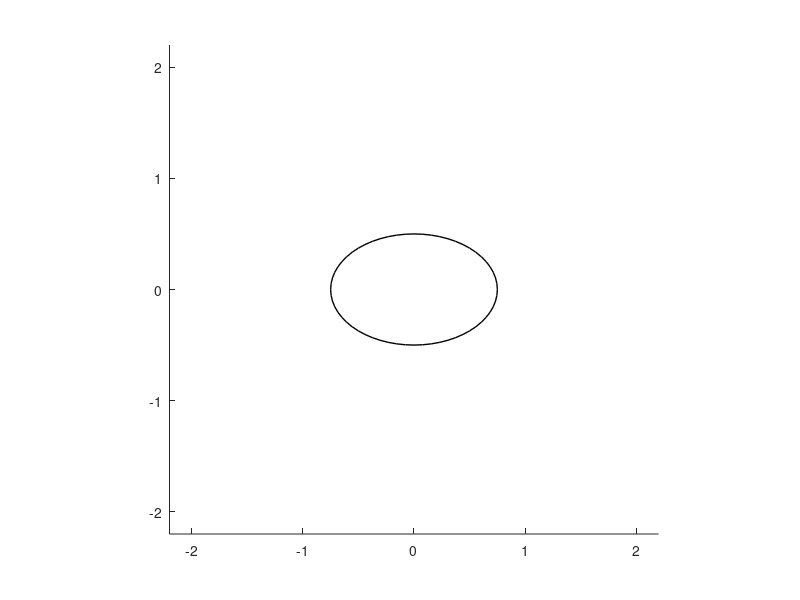
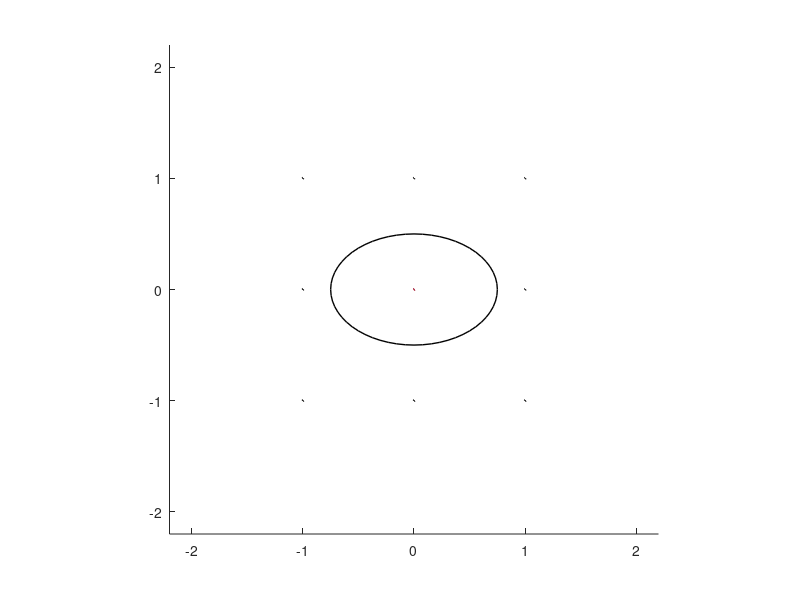
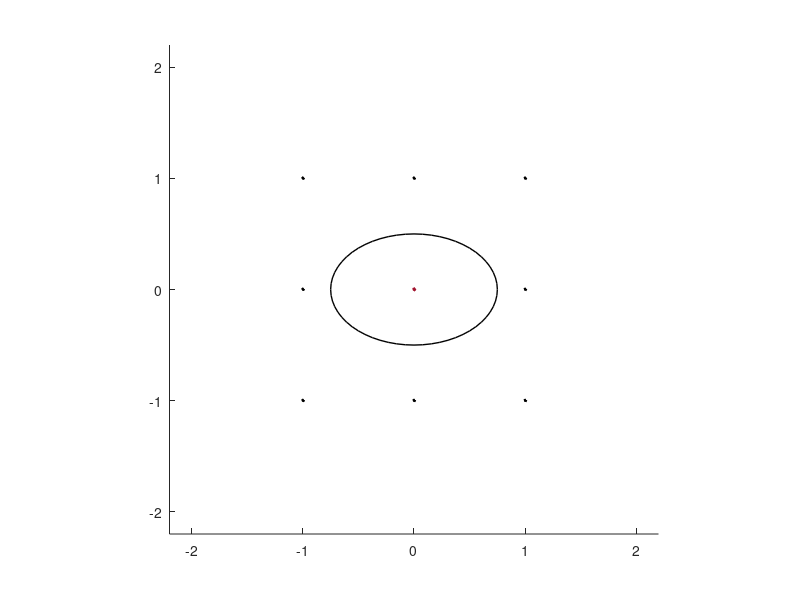
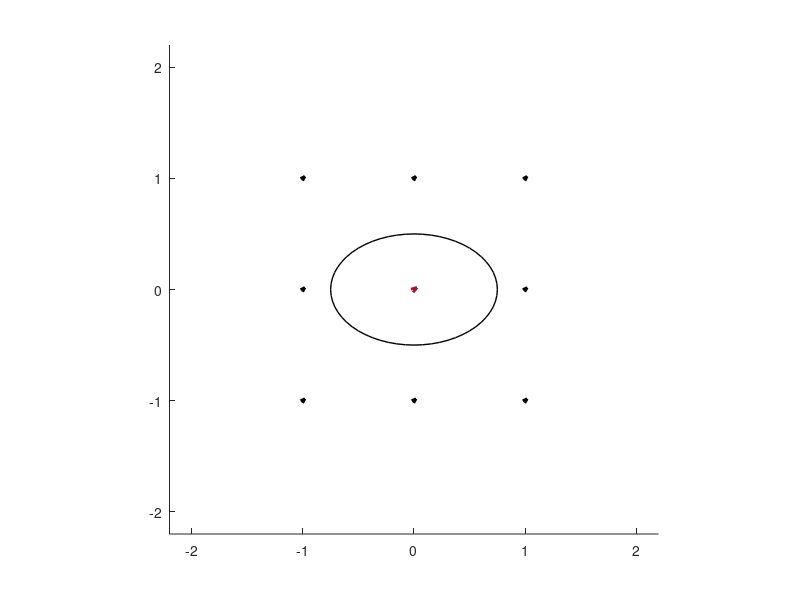

Source code (MATLAB) for these figures, in order:
function eltrafg()
%An arrow spinning, then show approximation as boxcar in eltrafg2

fg = figure('Name', 'Elro Visualization', 'Color', [1 1 1]);
ax = axes(fg);

%Number of field arrows on each side
nf = 1;
[x,y] = meshgrid(-nf:nf, -nf:nf);
z = ones(nf*2+1);
z(nf+1,nf+1) = 0;
uu = zeros(nf*2+1);
vv = zeros(nf*2+1);
xlim(ax, 1.1 * (nf+1) * [-1 1]);
ylim(ax, 1.1 * (nf+1) * [-1 1]);
axis(ax, 'square');
hold(ax, 'on');

dt = 0.01; %Time sampling rate; arrows spin at 1Hz

tlag = 0; %Time lag of induced dipole

ar = []; %Field lines
ar2 = []; %Induced dipole

%Rectangle with width 1.5, height 1
xlen = 1.5;
ylen = 1;
rectangle('Position', [-xlen -ylen xlen*2 ylen*2]/2, 'Curvature', [1 1], 'EdgeColor', [0 0 0], 'LineWidth', 1)
% rectangle('Position', [-1 -1 2 2]*.5, 'Curvature', 1, 'EdgeColor', [0 0 0], 'LineWidth', 1)

for i = 0:dt:1
    %Delete previous quiver [could update XUVData instead, but eh]
    delete(ar);
    delete(ar2);
    
    %Calculate new field position
    u = sin(2*pi*i)/2;
    v = cos(2*pi*i)/2;
    
    %for electro trapping, modulate amp by abs sin x
    trapdir = 1;
    if trapdir %trap along x
        u = u * abs(u)*2;
        v = v * abs(u)*2;
    else %trap along y
        u = u * abs(v)*2;
        v = v * abs(v)*2;
    end
    
    %Lagging arrow direction
    u2 = u*xlen;
    v2 = v*ylen;
    %For some reason, this single arrow head's scale is wonky if it's just one arrow,
    % so make it the same size as regular u/v
    uu(nf+1,nf+1) = u2;
    vv(nf+1,nf+1) = v2;
    
    ar = quiver(x,y,u*z,v*z,0, 'Color','k', 'AutoScale', 'off', 'MaxHeadSize', 1, 'LineWidth', 2 );%@lines, 1st
    ar2 = quiver(x,y,uu,vv,0, 'Color', [0.635 0.078 0.184], 'AutoScale', 'off', 'MaxHeadSize', 1, 'LineWidth', 2); %@lines, 7th
    pause(.01)
    print(sprintf('img%04d.png',round(i/dt)),'-dpng', '-r192')
end